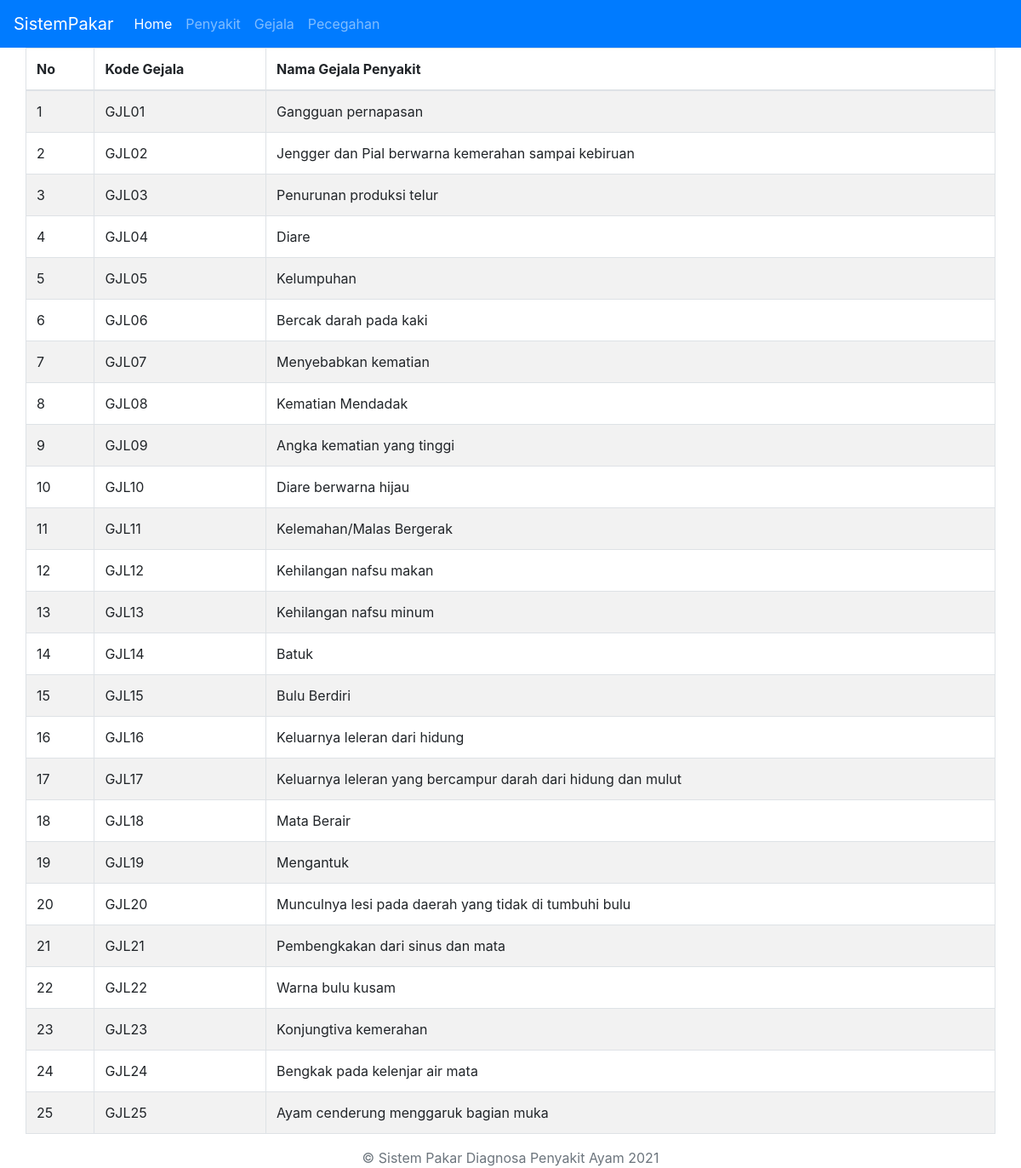
The page /public/gejala.php on the database as committed earlier.
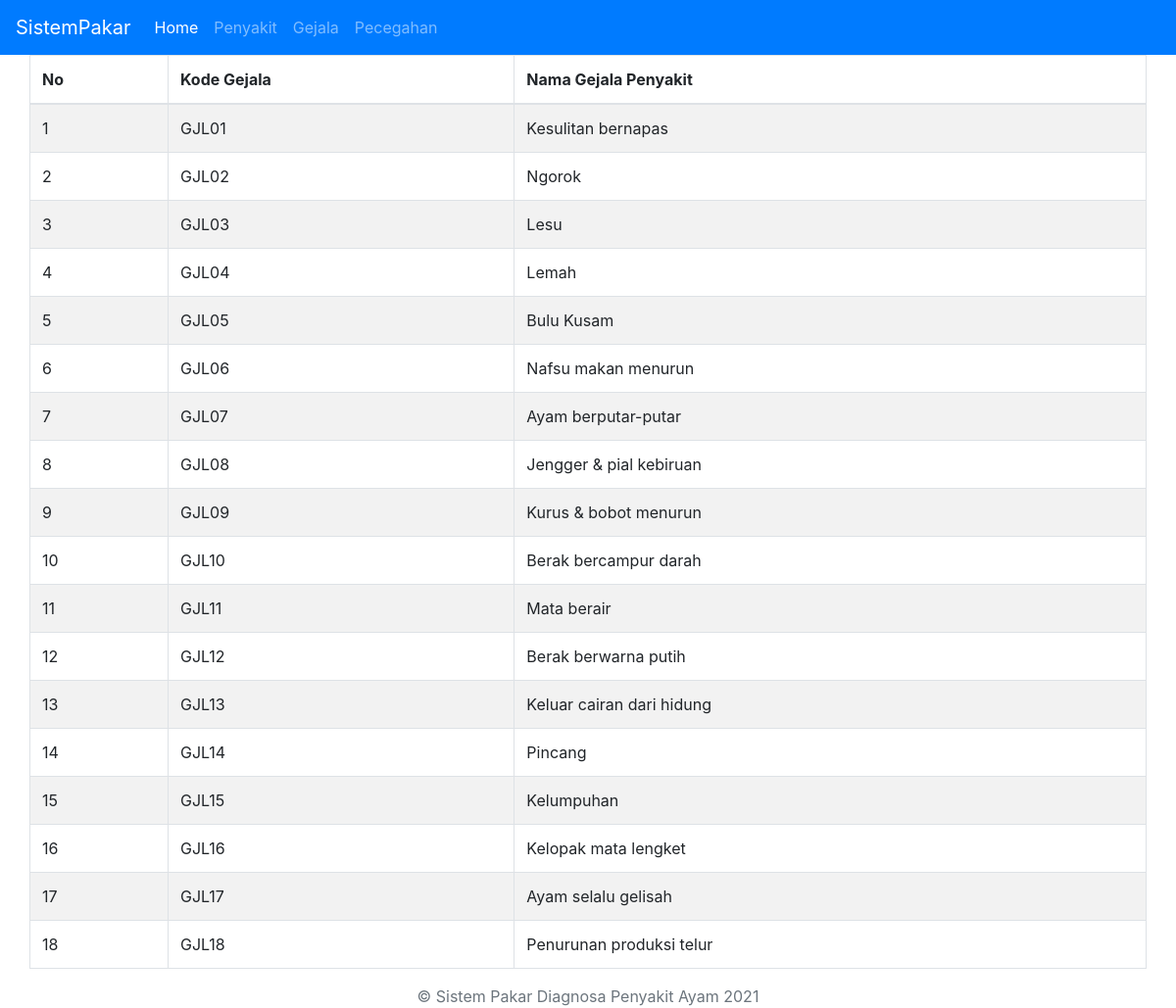
The same page on the database as committed later.
### tables this page shows
CREATE TABLE `tb_gejala` (
  `kode` varchar(6) NOT NULL,
  `keterangan` text NOT NULL
);

### includes/function_database.php (called while the page is built, shortened)
<?php
	function getAllGejala() {
		include 'mysqli_connect.php';
		try {
			$stmt = $mysqli->prepare('SELECT * FROM `'.GEJALA_TABLE.'`');
			$stmt->execute();
			$hasil = $stmt->get_result()->fetch_all(MYSQLI_ASSOC);
			return $hasil;
		} catch (Exception $e) {
			error_log($e->getMessage());
			exit('Gagal mengambil data gejala dari database');
		}
	}

### public/gejala.php (the view, shortened to what this page needs)
<?php
include '../includes/function_database.php';
$daftarGejala = getAllGejala();
include '../templates/header.php';
?>
</head>
<body>
	<?php include '../templates/nav.php'; ?>
	<div class="container">
		<div class="row">
			<table class="table table-striped table-bordered">
				<thead>
					<tr>
						<th>No</th>
						<th>Kode Gejala</th>
						<th>Nama Gejala Penyakit</th>
					</tr>
				</thead>
				<?php if(isset($daftarGejala)): ?>
					<tbody>
						<?php $i=1; foreach($daftarGejala as $gejala): ?>
						<tr>
							<td><?= $i++ ?></td>
							<td><?= $gejala[GEJALA_KODE] ?></td>
							<td><?= $gejala[GEJALA_NAMA] ?></td>
						</tr>
					<?php endforeach ?>
				</tbody>
			<?php endif ?>
		</table>
	</div>
</div>
<?php include '../templates/footer.php' ?>

Rows that differ between the two databases and show on the page:
removed tb_gejala: kode "GJL19", keterangan "Mengantuk"
removed tb_gejala: kode "GJL20", keterangan "Munculnya lesi pada daerah yang tidak di tumbuhi bulu"
removed tb_gejala: kode "GJL21", keterangan "Pembengkakan dari sinus dan mata"
removed tb_gejala: kode "GJL22", keterangan "Warna bulu kusam"
removed tb_gejala: kode "GJL23", keterangan "Konjungtiva kemerahan"
removed tb_gejala: kode "GJL24", keterangan "Bengkak pada kelenjar air mata"
removed tb_gejala: kode "GJL25", keterangan "Ayam cenderung menggaruk bagian muka"
changed tb_gejala "GJL01": keterangan "Gangguan pernapasan" → "Kesulitan bernapas"
changed tb_gejala "GJL02": keterangan "Jengger dan Pial berwarna kemerahan sampai kebiruan" → "Ngorok"
changed tb_gejala "GJL03": keterangan "Penurunan produksi telur" → "Lesu"
changed tb_gejala "GJL04": keterangan "Diare" → "Lemah"
changed tb_gejala "GJL05": keterangan "Kelumpuhan" → "Bulu Kusam"
changed tb_gejala "GJL06": keterangan "Bercak darah pada kaki" → "Nafsu makan menurun"
changed tb_gejala "GJL07": keterangan "Menyebabkan kematian" → "Ayam berputar-putar"
changed tb_gejala "GJL08": keterangan "Kematian Mendadak" → "Jengger & pial kebiruan"
changed tb_gejala "GJL09": keterangan "Angka kematian yang tinggi" → "Kurus & bobot menurun"
changed tb_gejala "GJL10": keterangan "Diare berwarna hijau" → "Berak bercampur darah"
changed tb_gejala "GJL11": keterangan "Kelemahan/Malas Bergerak" → "Mata berair"
changed tb_gejala "GJL12": keterangan "Kehilangan nafsu makan" → "Berak berwarna putih"
changed tb_gejala "GJL13": keterangan "Kehilangan nafsu minum" → "Keluar cairan dari hidung"
changed tb_gejala "GJL14": keterangan "Batuk" → "Pincang"
changed tb_gejala "GJL15": keterangan "Bulu Berdiri" → "Kelumpuhan"
changed tb_gejala "GJL16": keterangan "Keluarnya leleran dari hidung" → "Kelopak mata lengket"
changed tb_gejala "GJL17": keterangan "Keluarnya leleran yang bercampur darah dari hidung dan mulut" → "Ayam selalu gelisah"
changed tb_gejala "GJL18": keterangan "Mata Berair" → "Penurunan produksi telur"
